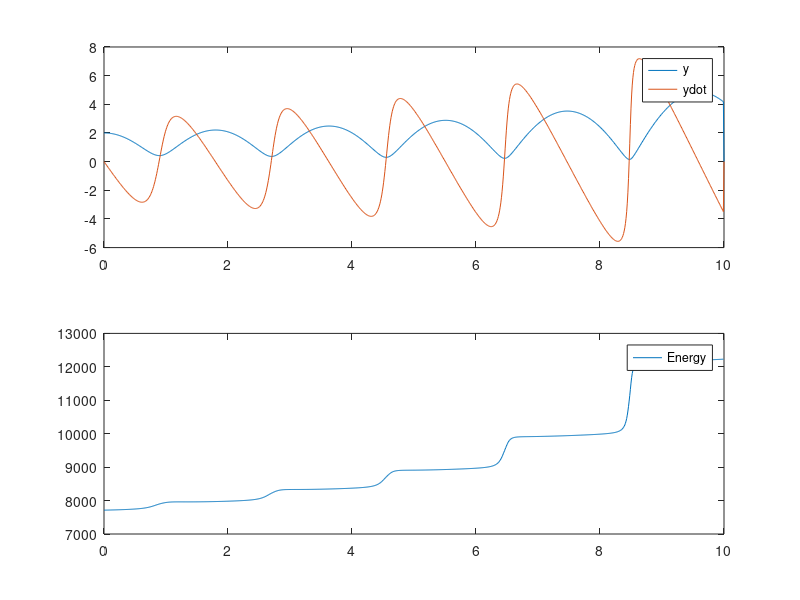

Here is the MATLAB script that generated this plot:
%%Problem 2a implement Explicit Euler method in matlab

clc
clear all

% Constants
g = 9.81;
K = 1.40;
h = 0.01;
t0 = 0;
t1 = 10;
n = (t1-t0)/h;

% State space model
f = @(y,t) [y(2); -g*(1-(1/y(1))^K)];

% Stuff
t = [t0:h:t1];
y = zeros(2,n+1);

disp(length(t))
disp(length(y))

%Initial conditions

y(:,1) = [2;0];

%Explicit euler method
for i = 1:(n-1)
    y(:,i+1) = y(:,i) + h*f(y(:,i),t(i));
end

% Energy for the system
A = 0.01;
m = 200;
p0 =2e5;

% Energy formula

E = (p0*A/(K-1)) * y(1,:).^(-(K-1)) + m*g.*y(1,:) + 1/2 * m*y(2,:).*y(2,:);



figure
subplot(211)
plot(t,y)
legend y ydot
subplot(212)
plot(t,E)
legend Energy
